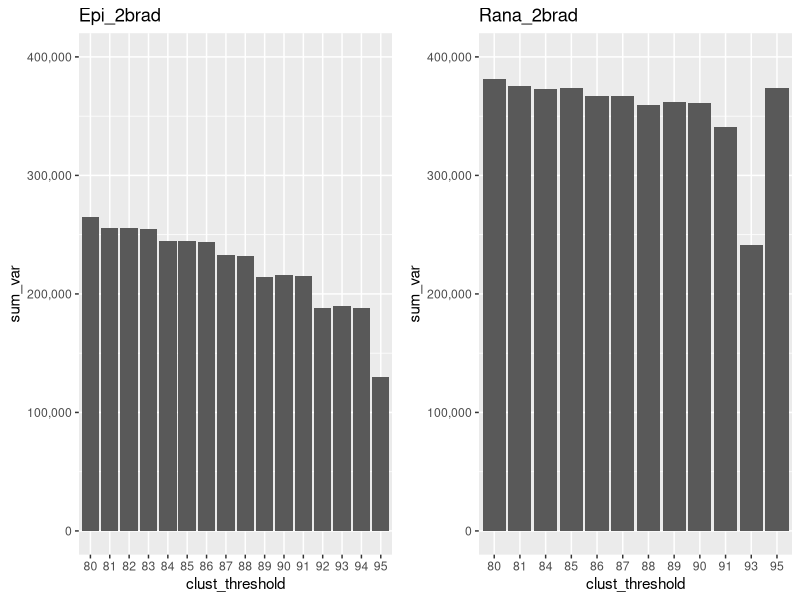
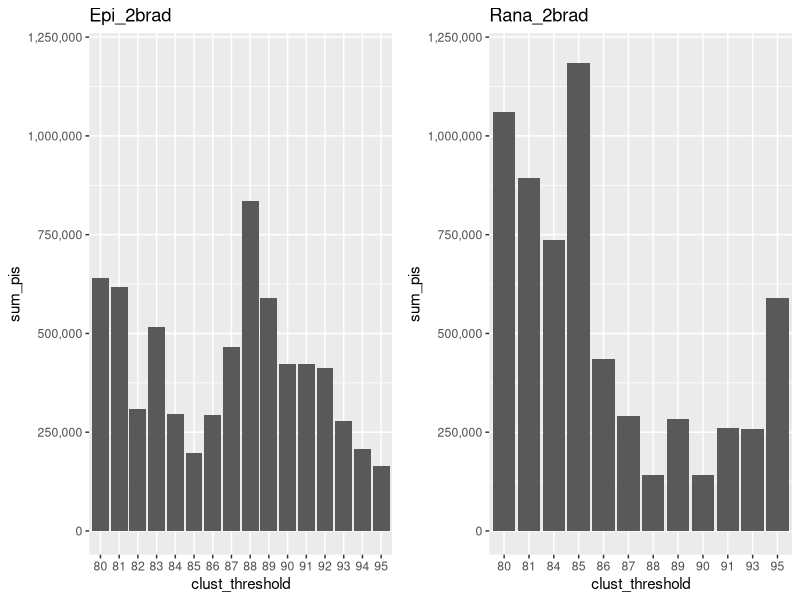
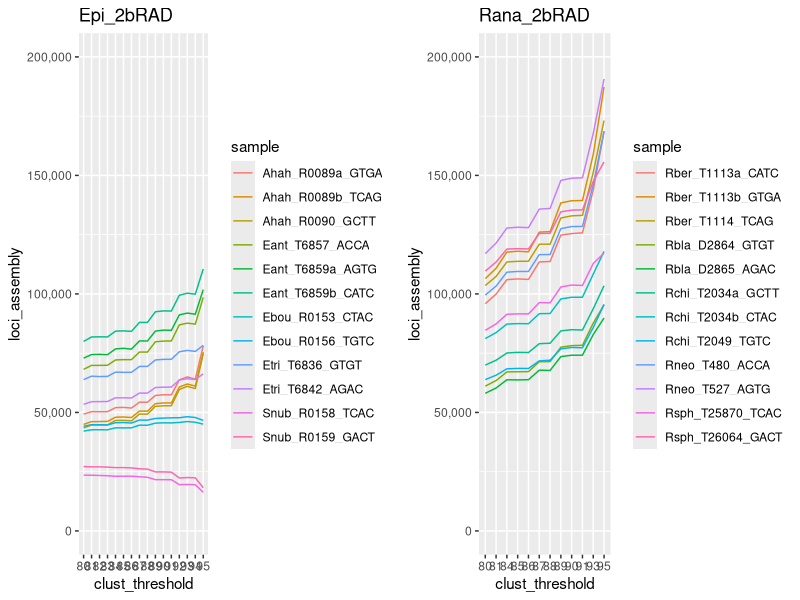
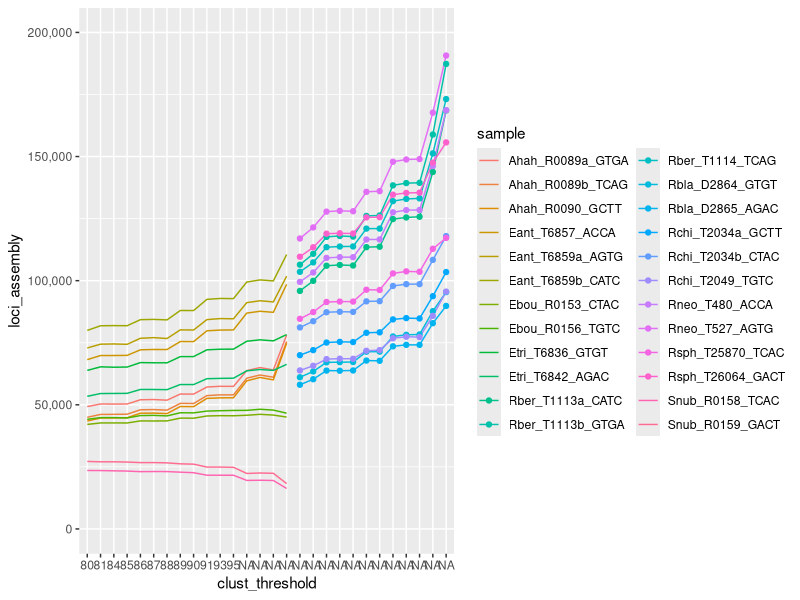

R code for these plots, in order:
setwd("~/Box Sync/Epipedobates project/BIOINFORMATICS/ANALYSIS/epi_rana_radseq")

library(tidyverse)
library(cowplot)

rana_2brad_snpdist <- read_csv("rana2brad_snpdist.csv")
rana_2brad_sumstats <- read_csv("rana2brad_sumstats.csv")
epi_2brad_snpdist <- read_csv("epi2brad_snpdist.csv")
epi_2brad_sumstats <- read_csv("epi2brad_sumstats.csv")

# Easier labeling of figures
ranaclustlabs = c("80", "81", "84", "85", "86", "87", "88", "89", "90", "91", "93", "95")
epiclustlabs = c("80", "81", "82", "83", "84", "85", "86", "87", "88", "89", "90", "91", "92", "93", "94", "95")
ranalabs = c("Rber_a","Rber_b","Rber","Rbla_4","Rbla_5","Rchi_a","Rchi_b","Rchi","Rneo_0","Rneo_7","Rsph_0","Rsph_4")
epilabs = c("Ahah_a","Ahah_b","Ahah","Eant","Eant_a","Eant_b","Ebou_3","Ebou_6","Etri_6","Etri_2","Snub_8","Snub_9")

### 2bRAD_SNPDIST_SUM OF VARIABLE SITES ###
p.rana_2brad_snpdist <-
  rana_2brad_snpdist %>% 
  group_by(clust_threshold) %>%
  filter(sum_var == max(sum_var)) %>%
ggplot(aes(x=clust_threshold, y=sum_var)) + 
  geom_col() +
  scale_x_discrete(labels=ranaclustlabs) +
  scale_y_continuous(labels=scales::comma, limits=c(0,400000)) +
  ggtitle("Rana_2brad")

p.epi_2brad_snpdist <-
  epi_2brad_snpdist %>% 
  group_by(clust_threshold) %>%
  filter(sum_var == max(sum_var)) %>%
  ggplot(aes(x=clust_threshold, y=sum_var)) + 
  geom_col() +
  scale_x_discrete(labels=epiclustlabs) +
  scale_y_continuous(labels=scales::comma, limits=c(0,400000)) +
  ggtitle("Epi_2brad")
  

plot_grid(p.epi_2brad_snpdist, p.rana_2brad_snpdist)

### 2bRAD_SNPDIST_SUM OF PI SITES ###

p.rana_2brad_snpdist_pis <-
  rana_2brad_snpdist %>% 
  group_by(clust_threshold) %>%
  filter(sum_pis == max(sum_pis)) %>%
  ggplot(aes(x=clust_threshold, y=sum_pis)) + 
  geom_col() +
  scale_x_discrete(labels=ranaclustlabs) +
  scale_y_continuous(labels=scales::comma, limits=c(0,1200000)) +
  ggtitle("Rana_2brad")

p.epi_2brad_snpdist_pis <-
  epi_2brad_snpdist %>% 
  group_by(clust_threshold) %>%
  filter(sum_pis == max(sum_pis)) %>%
  ggplot(aes(x=clust_threshold, y=sum_pis)) + 
  geom_col() +
  scale_x_discrete(labels=epiclustlabs) +
  scale_y_continuous(labels=scales::comma, limits=c(0,1200000)) +
  ggtitle("Epi_2brad")

plot_grid(p.epi_2brad_snpdist_pis, p.rana_2brad_snpdist_pis)

### 2bRAD_SUMSTATS HEATMAPS ###
p.rana_2brad_sumstats <-
  rana_2brad_sumstats %>%
  ggplot(aes(clust_threshold, loci_assembly, group=sample, color=sample)) +
  geom_line() +
  scale_x_discrete(labels=ranaclustlabs) +
  scale_y_continuous(labels=scales::comma, limits=c(0,200000)) +
  ggtitle("Rana_2bRAD")
  
p.epi_2brad_sumstats <-
  epi_2brad_sumstats %>%
  ggplot(aes(clust_threshold, loci_assembly, group=sample, color=sample)) +
  geom_line() +
  scale_x_discrete(labels=epiclustlabs) +
  scale_y_continuous(labels=scales::comma, limits=c(0,200000)) +
  ggtitle("Epi_2bRAD")

plot_grid(p.epi_2brad_sumstats, p.rana_2brad_sumstats)

#### COMBINED PLOT
  ggplot(data=rana_2brad_sumstats, aes(clust_threshold, loci_assembly, group=sample, color=sample)) +
  geom_line() +
  geom_point(shape=19) +
  scale_y_continuous(labels=scales::comma, limits=c(0,200000)) +
  geom_line(data=epi_2brad_sumstats, aes(clust_threshold, loci_assembly, group=sample, color=sample)) +
  scale_x_discrete(labels=ranaclustlabs)
  #  geom_point(shape=20)  

p.epi_2brad_sumstats <-
  epi_2brad_sumstats %>%
  ggplot(aes(clust_threshold, loci_assembly, group=sample, color=sample)) +
  geom_line() +
  scale_x_discrete(labels=epiclustlabs) +
  scale_y_continuous(labels=scales::comma, limits=c(0,200000)) +
  ggtitle("Epi_2bRAD")
